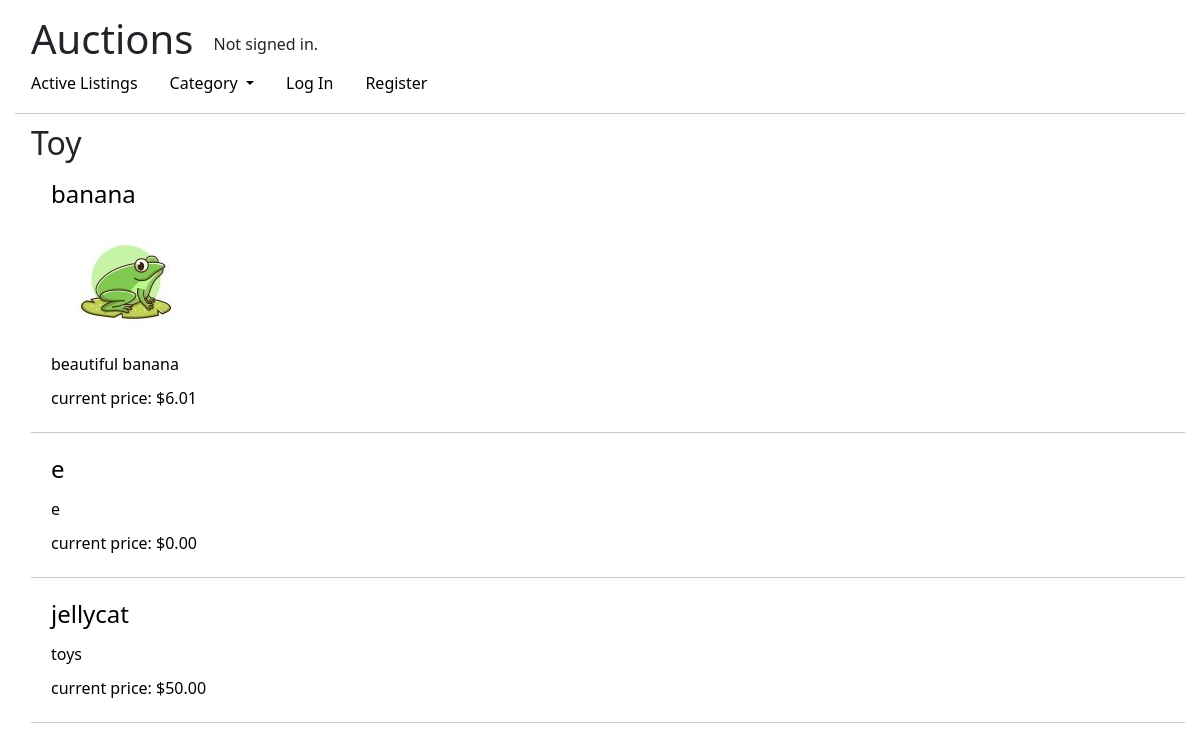
Page /category/Toy on the earlier database version.
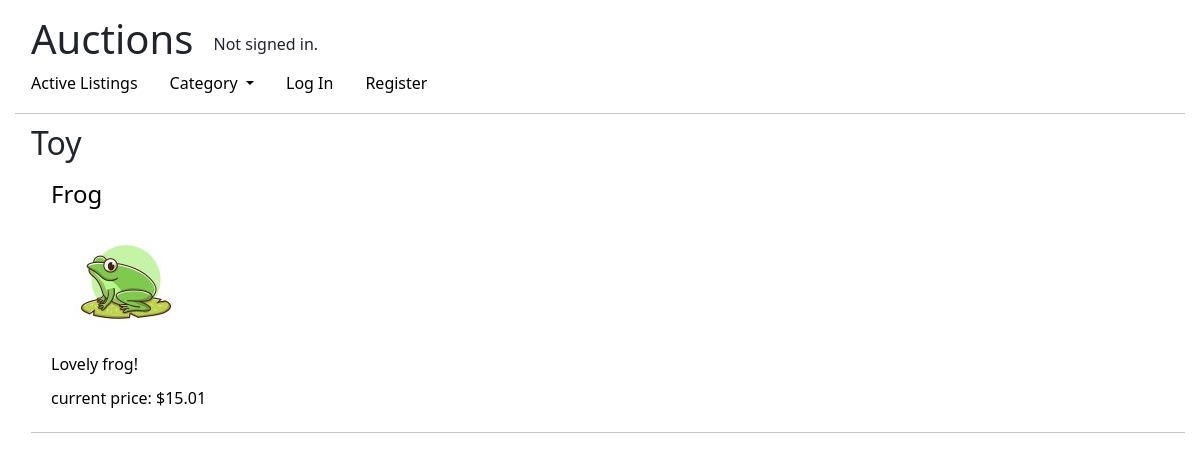
Same page on the later database version.
### auctions/models.py (models this page shows, shortened)
class Category(models.Model):
    name = models.CharField(max_length=64)

class AuctionListing(models.Model):
    owner = models.ForeignKey(User, on_delete=models.CASCADE, related_name="listings")
    title = models.CharField(max_length=64)
    description = models.CharField(max_length=500)
    image = models.ImageField(upload_to="auctions", null=True, blank=True)
    comments = models.ManyToManyField(Comment, related_name="listing", null=True, blank=True)
    starting_bid = models.DecimalField(decimal_places=2, max_digits=6)
    active = models.BooleanField(default=True)
    categories = models.ManyToManyField(Category, related_name="listings")

class Bid(models.Model):
    bid_maker = models.ForeignKey(User, on_delete=models.CASCADE, related_name="bids")
    listing = models.ForeignKey(AuctionListing, on_delete=models.CASCADE, related_name="bids")
    price = models.DecimalField(decimal_places=2, max_digits=7)

### auctions/views.py (the view)
# urls.py: path("category/<str:category_name>", views.category, name="category"),
def category(request, category_name):
    if not Category.objects.filter(name=category_name).exists():
        return HttpResponseRedirect(reverse_with_message("index", "The category does not exist"))
    category = Category.objects.get(name=category_name)
    listings = category.listings.all()
    new_listings = get_listing_set(listings)
    return render(request, "auctions/index.html", {
        "title": category_name,
        "listings": new_listings
    })

### auctions/helper.py (called while the page is built)
def get_listing_set(listings):
    new_listings = []
    for i in range(len(listings)):
        listing = listings[i]
        bid_num = listing.bids.count()
        if bid_num == 0:
            highest_bid = listing.starting_bid
        else:
            highest_bid = listing.bids.order_by("-price").first().price
        new_listings.append({
            "listing": listing,
            "highest_bid": highest_bid
        })
    return new_listings

### auctions/templates/auctions/index.html (shortened to what this page needs)
{% extends "auctions/layout.html" %}
{% block body %}
    <h2>{{ title }}</h2>
    {% for listing_set in listings %}
        <a href="{% url 'listing' id=listing_set.listing.id %}">
            <div>
            <h4>
                {{ listing_set.listing.title }}
            </h4>
            {% if listing_set.listing.image %}
                <img src="{{ listing_set.listing.image.url }}" alt="{{ listing_set.listing.title }}">
            {% endif %}
            <div>
                {{ listing_set.listing.description }}
            </div>
            <div>
                current price: ${{ listing_set.highest_bid }}
            </div>
            </div>
        </a>
        <hr>
    {% endfor %}
{% endblock %}

Differences in the rows shown:
removed AuctionListing: listing "banana", listing.image (picture), listing.description "beautiful banana", highest_bid "6.01"
removed AuctionListing: listing "e", listing.description "e", highest_bid "0.00"
removed AuctionListing: listing "jellycat", listing.description "toys", highest_bid "50.00"
added AuctionListing: listing "Frog", listing.image (picture), listing.description "Lovely frog!", highest_bid "15.01"
